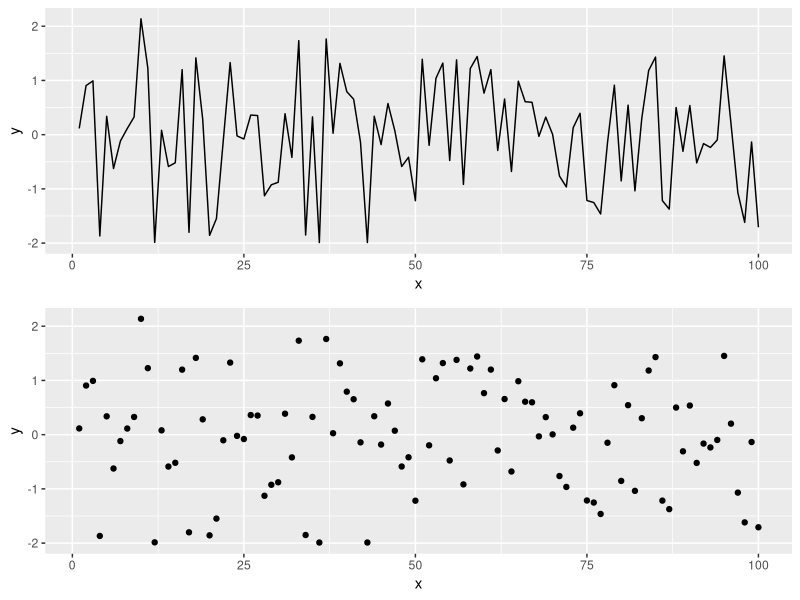

Reproduce this figure in R.
## ---- chunk 1
knitr::opts_chunk$set(echo = TRUE, fig.width = 8, fig.height = 8, fig.alig = "center")
## ---- chunk 2
library(tidyverse)
library(gridExtra)
## ---- chunk 3
x <- seq(1:100)
y <- rnorm(100) # Generating data form a normal distribution with mean 0 and variance 1
data <- data.frame(x = x, y = y ) # Creating a data frame
p1 = ggplot(data, aes(x= x, y = y)) +
geom_line()
p2 = ggplot(data, aes(x= x, y = y)) +
geom_point()
grid.arrange(p1, p2)
